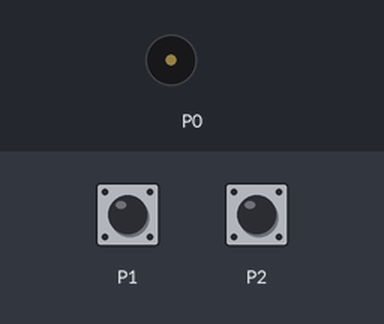
Recording of a program running on a simulated BBC micro:bit (MakeCode). On the bench: buzzer (waves = sounding). Inputs (shaded band) come from the test bench.

Above: at 1.2 s.
1.3 s: touch pin P1 pressed for 0.15 s
At 1.55 s:
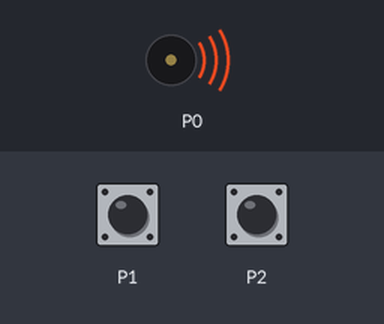
3.8 s: touch pin P2 pressed for 1 s
At 5.5 s:
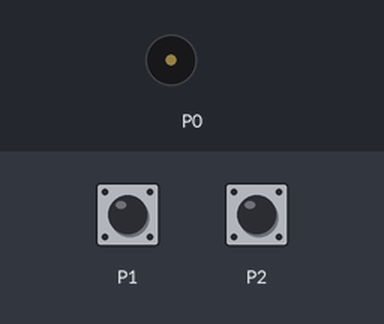
6.8 s: touch pin P2 pressed for 3.2 s
At 7.0 s:
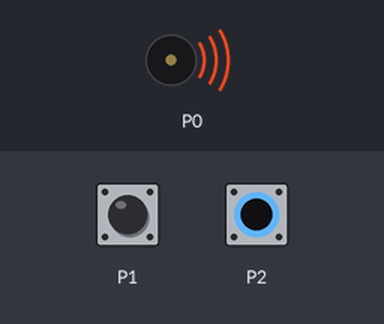
11.5 s: touch pin P1 pressed for 3.2 s
At 16.1 s:
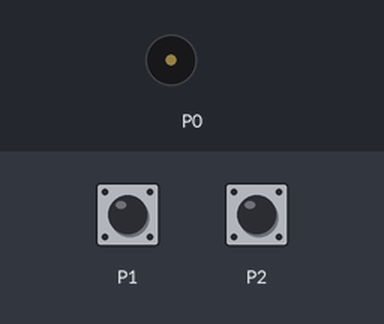
Timing chart, 0 to 17.2 s (numbered marks = the images above; inputs shaded):
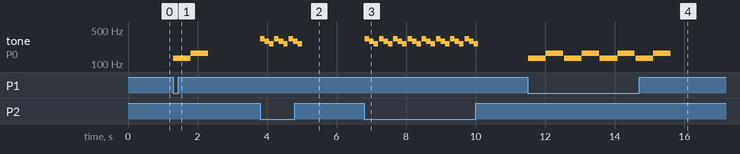

Measured:
- after the input at 1.3 s, tone on P0: silent → 131 Hz at once, → 165 Hz 0.51 s later, → silent 0.50 s later
- after the input at 3.8 s, tone on P0: silent → 330 Hz at once, then repeats every 0.41 s: 294 Hz 0.13 s, 262 Hz 0.12 s, silent 0.03 s, 330 Hz 0.13 s, until it stays silent from 5.0 s
- after the input at 6.8 s, tone on P0: silent → 330 Hz at once, then repeats every 0.41 s: 294 Hz 0.13 s, 262 Hz 0.12 s, silent 0.03 s, 330 Hz 0.13 s, until it stays silent from 10.1 s
- after the input at 11.5 s, tone on P0: silent → 131 Hz at once, then repeats every 1.0 s: 165 Hz 0.50 s, silent 0.03 s, 131 Hz 0.51 s, until it stays silent from 15.6 s

The program:

main.ts
```typescript
basic.forever(function () {
    if (input.pinIsPressed(TouchPin.P1)) {
        music.play(music.tonePlayable(131, music.beat(BeatFraction.Whole)), music.PlaybackMode.UntilDone)
        music.play(music.tonePlayable(165, music.beat(BeatFraction.Whole)), music.PlaybackMode.UntilDone)
    }
})
basic.forever(function () {
    if (input.pinIsPressed(TouchPin.P2)) {
        music.play(music.tonePlayable(330, music.beat(BeatFraction.Quarter)), music.PlaybackMode.UntilDone)
        music.play(music.tonePlayable(294, music.beat(BeatFraction.Quarter)), music.PlaybackMode.UntilDone)
        music.play(music.tonePlayable(262, music.beat(BeatFraction.Quarter)), music.PlaybackMode.UntilDone)
    }
})
```

test.ts
```typescript
// οι δοκιμές πηγαίνουν εδώ, δεν θα γίνει εκτέλεση όταν αυτό το πακέτο χρησιμοποιηθεί ως επέκταση.
```
